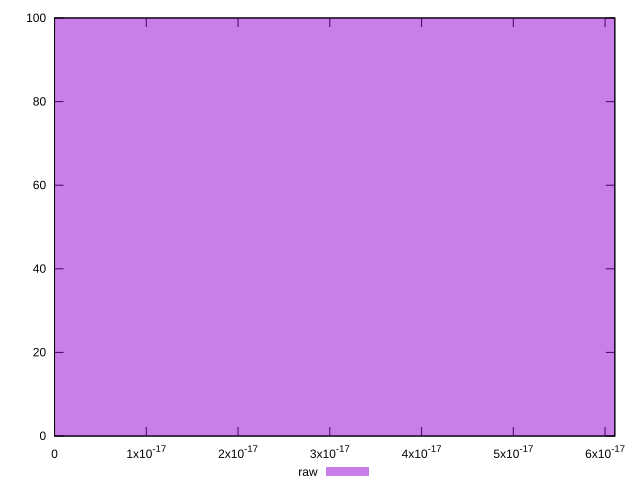

Write gnuplot code to recreate this figure.
reset

$raw <<EOF
0 100
EOF

set key outside below
set boxwidth 1e-12
set xrange [0:6.106226635438361e-17]
set yrange [0:100]
set trange [0:100]
set style fill transparent solid 0.5 noborder
set terminal svg size 640, 490 enhanced background rgb 'white'
set output "report_00019_2021-02-10T18-14-37.922Z//meta/score-difference/samples/pages+cached/raw/histogram.svg"

plot $raw title "raw" with boxes

reset
